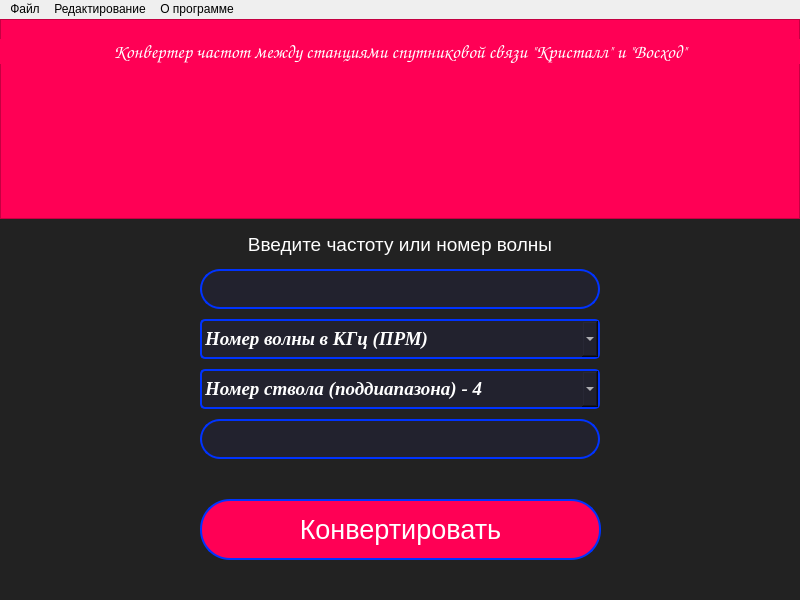
<?xml version="1.0" encoding="UTF-8"?>
<ui version="4.0">
 <class>MainWindow</class>
 <widget class="QMainWindow" name="MainWindow">
  <property name="geometry">
   <rect>
    <x>0</x>
    <y>0</y>
    <width>800</width>
    <height>600</height>
   </rect>
  </property>
  <property name="windowTitle">
   <string>MainWindow</string>
  </property>
  <property name="styleSheet">
   <string notr="true">color: white;</string>
  </property>
  <property name="tabShape">
   <enum>QTabWidget::Rounded</enum>
  </property>
  <widget class="QWidget" name="centralwidget">
   <property name="styleSheet">
    <string notr="true">background-color: #222222</string>
   </property>
   <widget class="QFrame" name="top_frame">
    <property name="geometry">
     <rect>
      <x>0</x>
      <y>0</y>
      <width>800</width>
      <height>200</height>
     </rect>
    </property>
    <property name="styleSheet">
     <string notr="true">background-color: #FF0055</string>
    </property>
    <property name="frameShape">
     <enum>QFrame::StyledPanel</enum>
    </property>
    <property name="frameShadow">
     <enum>QFrame::Raised</enum>
    </property>
    <widget class="QLabel" name="text_about_program">
     <property name="geometry">
      <rect>
       <x>0</x>
       <y>20</y>
       <width>800</width>
       <height>25</height>
      </rect>
     </property>
     <property name="font">
      <font>
       <family>Comic Sans MS</family>
       <pointsize>14</pointsize>
       <weight>75</weight>
       <italic>true</italic>
       <bold>true</bold>
      </font>
     </property>
     <property name="layoutDirection">
      <enum>Qt::LeftToRight</enum>
     </property>
     <property name="text">
      <string>Конвертер частот между станциями спутниковой связи &quot;Кристалл&quot; и &quot;Восход&quot;</string>
     </property>
     <property name="alignment">
      <set>Qt::AlignCenter</set>
     </property>
    </widget>
    <widget class="QLabel" name="main_picture">
     <property name="geometry">
      <rect>
       <x>320</x>
       <y>60</y>
       <width>160</width>
       <height>91</height>
      </rect>
     </property>
     <property name="text">
      <string/>
     </property>
     <property name="pixmap">
      <pixmap>venv/Lib/site-packages/qt5_applications/Qt/bin/mother_ship.png</pixmap>
     </property>
    </widget>
   </widget>
   <widget class="QPushButton" name="button_converter">
    <property name="geometry">
     <rect>
      <x>200</x>
      <y>480</y>
      <width>401</width>
      <height>61</height>
     </rect>
    </property>
    <property name="font">
     <font>
      <pointsize>20</pointsize>
     </font>
    </property>
    <property name="mouseTracking">
     <bool>false</bool>
    </property>
    <property name="tabletTracking">
     <bool>false</bool>
    </property>
    <property name="styleSheet">
     <string notr="true">QPushButton {
	color: white;
	background-color: #FF0055;
	border-radius: 30;
	border: 2px solid #0033FF;
}

QPushButton:pressed {
	background-color: #124244;
}</string>
    </property>
    <property name="text">
     <string>Конвертировать</string>
    </property>
   </widget>
   <widget class="QLineEdit" name="input_vawe_or_frequency">
    <property name="geometry">
     <rect>
      <x>200</x>
      <y>250</y>
      <width>400</width>
      <height>40</height>
     </rect>
    </property>
    <property name="font">
     <font>
      <pointsize>14</pointsize>
     </font>
    </property>
    <property name="layoutDirection">
     <enum>Qt::LeftToRight</enum>
    </property>
    <property name="styleSheet">
     <string notr="true">background-color: #22222e;
border: 2px solid #0033FF;
border-radius: 20;
color: white</string>
    </property>
    <property name="text">
     <string/>
    </property>
    <property name="alignment">
     <set>Qt::AlignCenter</set>
    </property>
   </widget>
   <widget class="QComboBox" name="choose_action">
    <property name="geometry">
     <rect>
      <x>200</x>
      <y>300</y>
      <width>400</width>
      <height>40</height>
     </rect>
    </property>
    <property name="font">
     <font>
      <family>Times New Roman</family>
      <pointsize>14</pointsize>
      <weight>75</weight>
      <italic>true</italic>
      <bold>true</bold>
     </font>
    </property>
    <property name="contextMenuPolicy">
     <enum>Qt::DefaultContextMenu</enum>
    </property>
    <property name="styleSheet">
     <string notr="true">background-color: #22222e;
border: 2px solid #0033FF;
border-radius: 5px;
color: white</string>
    </property>
    <property name="sizeAdjustPolicy">
     <enum>QComboBox::AdjustToContentsOnFirstShow</enum>
    </property>
    <item>
     <property name="text">
      <string>Номер волны в КГц (ПРМ)</string>
     </property>
    </item>
    <item>
     <property name="text">
      <string>Номер волны в КГц (ПРД)</string>
     </property>
    </item>
    <item>
     <property name="text">
      <string>КГц в номер волны (ПРМ)</string>
     </property>
    </item>
    <item>
     <property name="text">
      <string>КГц в номер волны (ПРД)</string>
     </property>
    </item>
   </widget>
   <widget class="QLabel" name="what_to_do">
    <property name="geometry">
     <rect>
      <x>200</x>
      <y>210</y>
      <width>400</width>
      <height>31</height>
     </rect>
    </property>
    <property name="font">
     <font>
      <pointsize>14</pointsize>
     </font>
    </property>
    <property name="text">
     <string>Введите частоту или номер волны</string>
    </property>
    <property name="alignment">
     <set>Qt::AlignCenter</set>
    </property>
   </widget>
   <widget class="QComboBox" name="choose_transponder">
    <property name="geometry">
     <rect>
      <x>200</x>
      <y>350</y>
      <width>400</width>
      <height>40</height>
     </rect>
    </property>
    <property name="font">
     <font>
      <family>Times New Roman</family>
      <pointsize>14</pointsize>
      <weight>75</weight>
      <italic>true</italic>
      <bold>true</bold>
     </font>
    </property>
    <property name="contextMenuPolicy">
     <enum>Qt::DefaultContextMenu</enum>
    </property>
    <property name="styleSheet">
     <string notr="true">background-color: #22222e;
border: 2px solid #0033FF;
border-radius: 5px;
color: white</string>
    </property>
    <property name="currentIndex">
     <number>3</number>
    </property>
    <property name="sizeAdjustPolicy">
     <enum>QComboBox::AdjustToContentsOnFirstShow</enum>
    </property>
    <item>
     <property name="text">
      <string>Номер ствола (поддиапазона) - 1</string>
     </property>
    </item>
    <item>
     <property name="text">
      <string>Номер ствола (поддиапазона) - 2</string>
     </property>
    </item>
    <item>
     <property name="text">
      <string>Номер ствола (поддиапазона) - 3</string>
     </property>
    </item>
    <item>
     <property name="text">
      <string>Номер ствола (поддиапазона) - 4</string>
     </property>
    </item>
    <item>
     <property name="text">
      <string>Номер ствола (поддиапазона) - 5</string>
     </property>
    </item>
    <item>
     <property name="text">
      <string>Номер ствола (поддиапазона) - 6</string>
     </property>
    </item>
    <item>
     <property name="text">
      <string>Номер ствола (поддиапазона) - 7</string>
     </property>
    </item>
    <item>
     <property name="text">
      <string>Номер ствола (поддиапазона) - 8</string>
     </property>
    </item>
    <item>
     <property name="text">
      <string>Номер ствола (поддиапазона) - 9</string>
     </property>
    </item>
    <item>
     <property name="text">
      <string>Номер ствола (поддиапазона) - 10</string>
     </property>
    </item>
   </widget>
   <widget class="QLineEdit" name="output_vawe_or_frequency">
    <property name="geometry">
     <rect>
      <x>200</x>
      <y>400</y>
      <width>400</width>
      <height>40</height>
     </rect>
    </property>
    <property name="font">
     <font>
      <pointsize>14</pointsize>
     </font>
    </property>
    <property name="layoutDirection">
     <enum>Qt::LeftToRight</enum>
    </property>
    <property name="styleSheet">
     <string notr="true">background-color: #22222e;
border: 2px solid #0033FF;
border-radius: 20;
color: white</string>
    </property>
    <property name="text">
     <string/>
    </property>
    <property name="alignment">
     <set>Qt::AlignCenter</set>
    </property>
   </widget>
  </widget>
  <widget class="QMenuBar" name="menubar">
   <property name="geometry">
    <rect>
     <x>0</x>
     <y>0</y>
     <width>800</width>
     <height>21</height>
    </rect>
   </property>
   <property name="styleSheet">
    <string notr="true">color: black;
border: 1 px solid #22222e;</string>
   </property>
   <widget class="QMenu" name="menu">
    <property name="title">
     <string>Файл</string>
    </property>
    <addaction name="Update_menu"/>
    <addaction name="Close_menu"/>
   </widget>
   <widget class="QMenu" name="menu_2">
    <property name="title">
     <string>Редактирование</string>
    </property>
    <addaction name="Copy_menu"/>
    <addaction name="Insert_menu"/>
   </widget>
   <widget class="QMenu" name="menu_3">
    <property name="title">
     <string>О программе</string>
    </property>
    <addaction name="Help_menu"/>
    <addaction name="Author_menu"/>
   </widget>
   <addaction name="menu"/>
   <addaction name="menu_2"/>
   <addaction name="menu_3"/>
  </widget>
  <action name="Close_menu">
   <property name="text">
    <string>Закрыть</string>
   </property>
  </action>
  <action name="Update_menu">
   <property name="text">
    <string>Обновить</string>
   </property>
  </action>
  <action name="Copy_menu">
   <property name="icon">
    <iconset>
     <normaloff>../../pictures/icons8-ок-16.png</normaloff>../../pictures/icons8-ок-16.png</iconset>
   </property>
   <property name="text">
    <string>Скопировать в буфер обмена</string>
   </property>
   <property name="shortcut">
    <string>Ctrl+C</string>
   </property>
  </action>
  <action name="Insert_menu">
   <property name="text">
    <string>Вставить из буфера обмена</string>
   </property>
   <property name="shortcut">
    <string>Ctrl+V</string>
   </property>
  </action>
  <action name="Help_menu">
   <property name="text">
    <string>Помощь</string>
   </property>
   <property name="shortcut">
    <string>F1</string>
   </property>
  </action>
  <action name="Author_menu">
   <property name="text">
    <string>Об авторе</string>
   </property>
  </action>
 </widget>
 <resources/>
 <connections/>
</ui>
